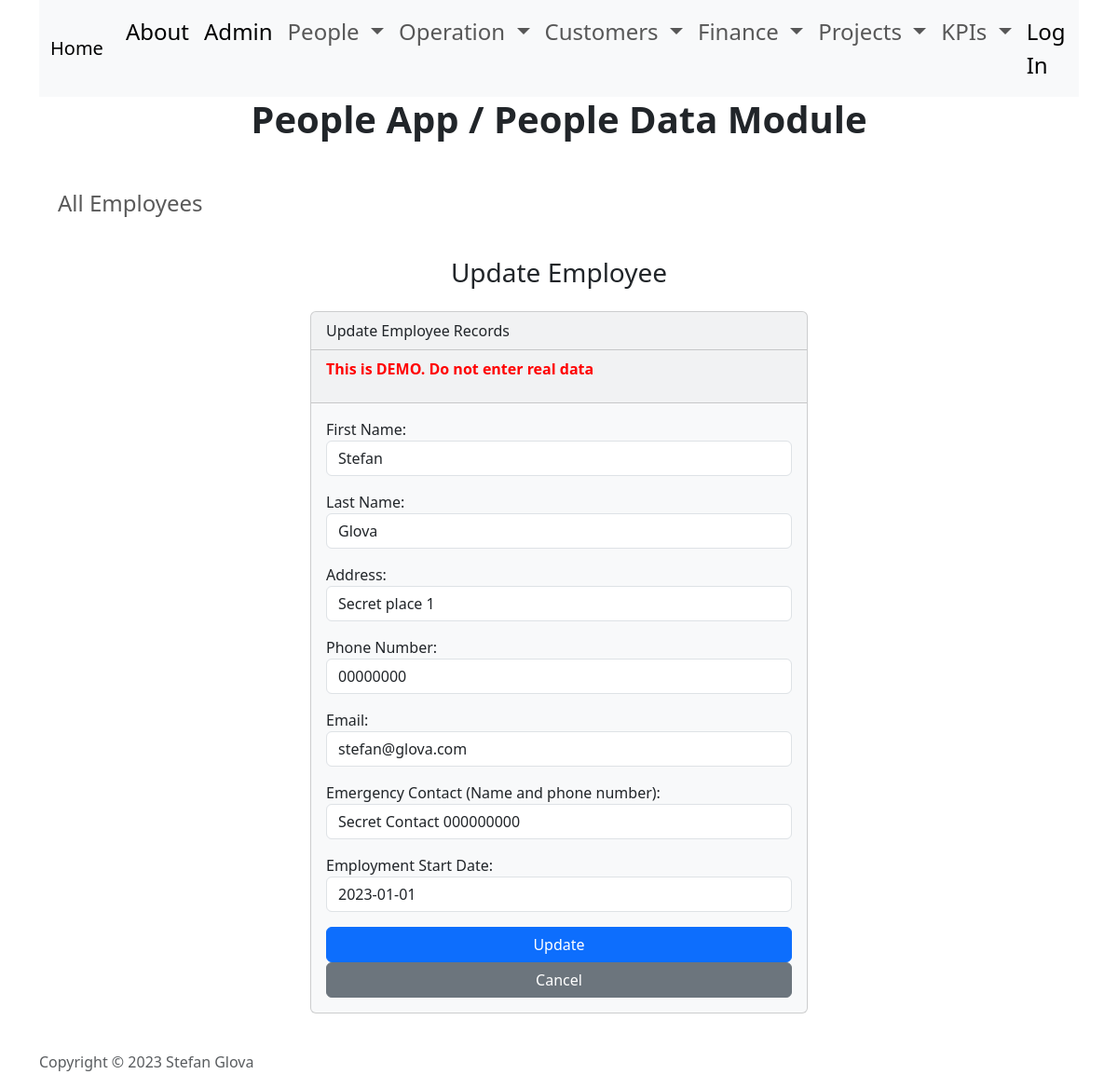
The app's page /applications/people/edit/1, older data.
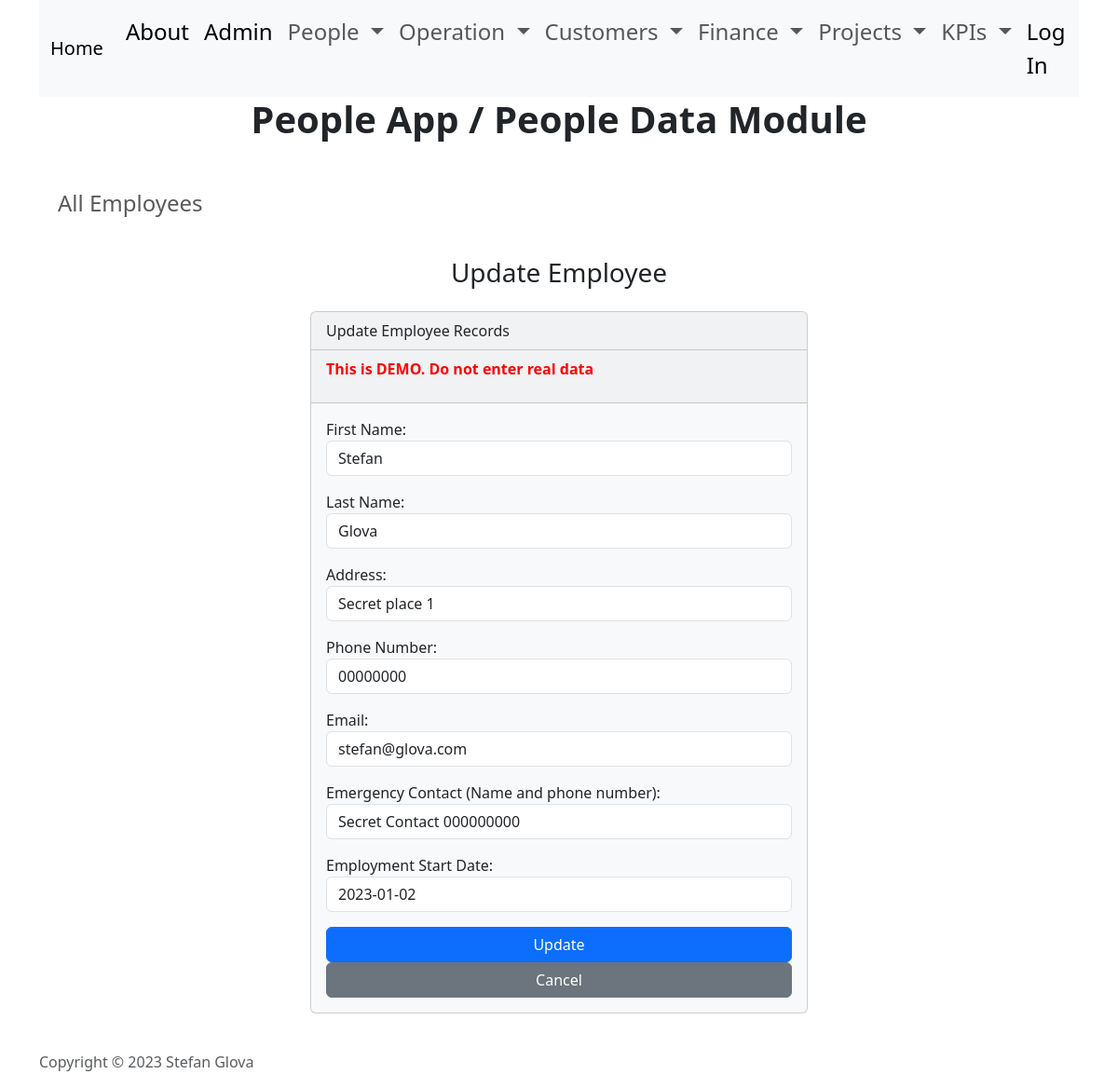
The same page, newer data.
### applications/people/people_data/models.py (models this page shows, shortened)
class Employee(models.Model):
    id = models.AutoField(primary_key=True)
    first_name = models.CharField(max_length=50)
    last_name = models.CharField(max_length=50)
    address = models.CharField(max_length=250)
    phone = models.CharField(max_length=20, unique=True)
    email = models.EmailField(max_length=100, unique=True)
    emergency_contact = models.CharField(max_length=250)
    employment_start_date = models.DateField()
    employment_end_date = models.DateField(null=True)

### applications/people/people_data/views.py (the view)
# urls.py: path('edit/<int:id>', views.edit, name='edit'),
def edit(request, id):
    employee = Employee.objects.get(pk=id)
    if request.method == 'POST':
        form = EmployeeForm(request.POST, instance=employee)
        if form.is_valid():
            form.save()
            return render(request, 'people_data/edit.html', {
                'form': form,
                'success': True,
                'employee': employee
            })
    else:
        form = EmployeeForm(instance=employee)
    return render(request, 'people_data/edit.html', {
        'form': form,
        'employee': employee
    })

### applications/people/people_data/templates/people_data/edit.html (shortened to what this page needs)
{% extends "people_data/base.html" %} {% load static %} {% block body %}
<h3 class="text-center m-4">Update Employee</h3>
{% if success %}
    <div class="alert alert-success"  role="alert">
        The employee updated successfully.
        <a href="{% url 'people_data_home' %}" class="alert-link">Go to Home Page.</a>
    </div>
{% else %}
    <div class="row justify-content-center">
        <div class="col-6">
            <div class="card bg-light mb-3">
                <div class="card-header">
                    Update Employee Records
                </div>
                <div class="card-header">
                    <p class="warning">This is DEMO. Do not enter real data</p>
                </div>
                <div class="card-body">
                    <form action="{% url 'edit' employee.id %}" method="POST">
                        {{ form.as_p }}
                        <button type="submit" class="btn btn-primary">Update</button>
                        <a href="{% url 'people_data_home' %}" class="btn btn-secondary">Cancel</a>
                    </form>
                </div>
            </div>
        </div>
    </div>
{% endif %}
{% endblock body %}

Row changes from the older to the newer data that the page shows:
changed Employee "Stefan": employment_start_date "2023-01-01" → "2023-01-02"
